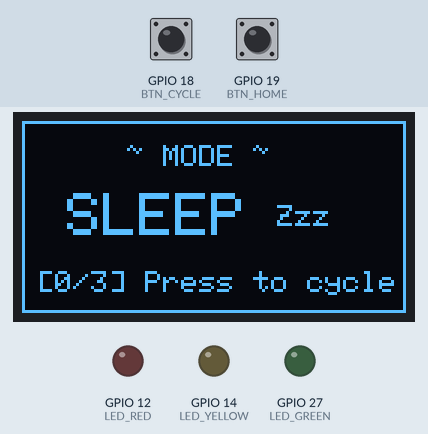
Simulated run of this program. Board: ESP32. On the bench: 128×64 one-colour display, output pins drawn as LEDs (lit = HIGH). Dashed ring = blinking. Inputs (shaded band) come from the test bench; at power-on: GPIO 18 (BTN_CYCLE) HIGH, GPIO 19 (BTN_HOME) HIGH.

Above: at 1.2 s.
1.3 s: GPIO 18 (BTN_CYCLE) pulled LOW for 0.15 s
At 1.52 s:
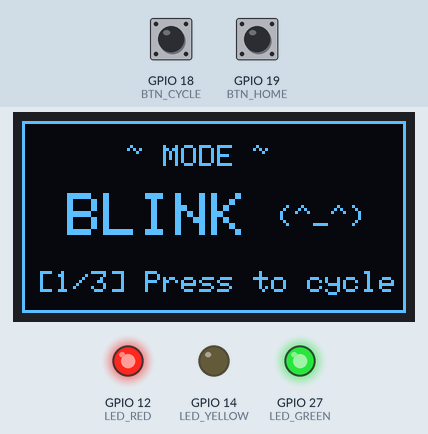
2.0 s: GPIO 18 (BTN_CYCLE) pulled LOW for 1 s
At 2.3 s:
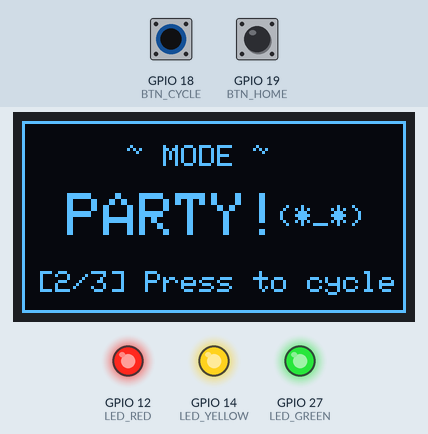
4.5 s: GPIO 18 (BTN_CYCLE) pulled LOW for 0.15 s
At 5.01 s:
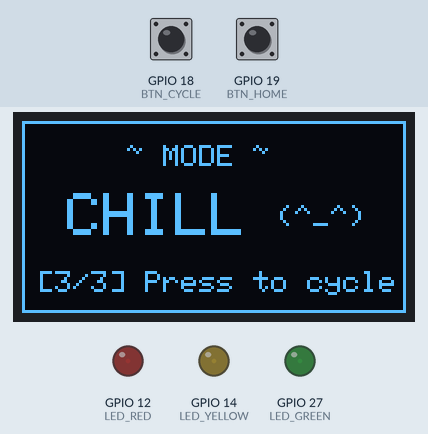
5.2 s: GPIO 19 (BTN_HOME) pulled LOW for 0.15 s
At 6.1 s:
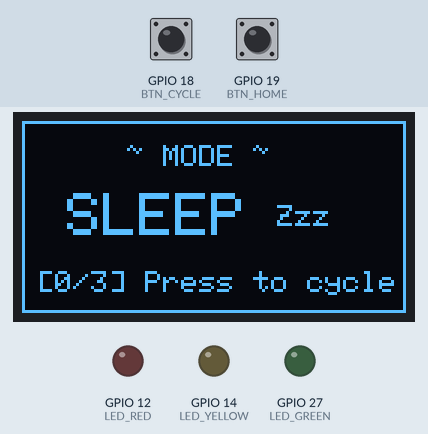
6.8 s: GPIO 18 (BTN_CYCLE) pulled LOW for 3.2 s
At 7.41 s:
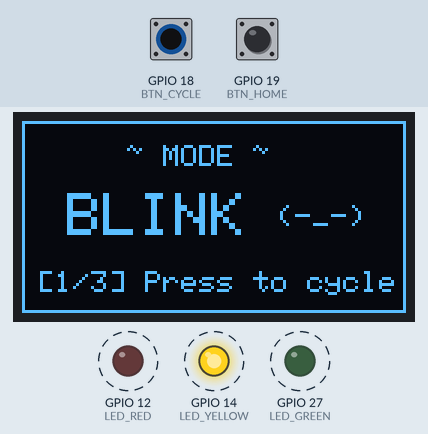
10.6 s: GPIO 18 (BTN_CYCLE) pulled LOW for 0.15 s
At 11.5 s:
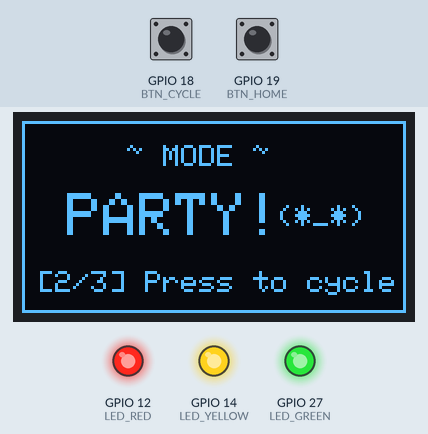
Timing chart, 0 to 13.2 s (numbered marks = the images above; inputs shaded):
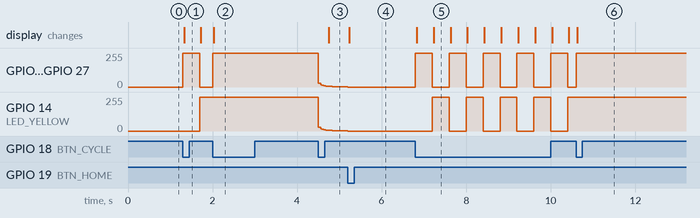

Measured:
- after the input at 1.3 s, GPIO 12 (LED_RED), GPIO 27 (LED_GREEN): 0/255 → 255/255 at once, → 0/255 0.40 s later; GPIO 14 (LED_YELLOW): 0/255 → 255/255 after 0.40 s; the display: changes at once (image 1)
- after the input at 2.0 s, GPIO 14 (LED_YELLOW): stops changing and stays 255/255; the display: changes at once (image 2)
- after the input at 4.5 s, GPIO 12 (LED_RED), GPIO 14 (LED_YELLOW), GPIO 27 (LED_GREEN): moves from 255/255 to 3/255 over 0.33 s, starting at once; the display: changes after 0.25 s (image 3)
- after the input at 5.2 s, the display: changes at once (image 4)
- after the input at 6.8 s, GPIO 12 (LED_RED), GPIO 27 (LED_GREEN): alternates 255/255 for 0.40 s and 0/255 for 0.40 s, starting at once; GPIO 14 (LED_YELLOW): alternates 255/255 for 0.40 s and 0/255 for 0.40 s, starting after 0.40 s; the display: first changes at once (image 5 shows a later state)
- after the input at 10.6 s, GPIO 14 (LED_YELLOW): stops changing and stays 255/255; the display: changes at once (image 6)
- what the display in image 5 shows lasts 0.4 s, from 7.2 s to 7.6 s

The program:

main.cpp
```cpp
#include <Arduino.h>
#include <Wire.h>
#include <Adafruit_GFX.h>
#include <Adafruit_SSD1306.h>

// ========== DISPLAY SETUP ==========
#define SCREEN_WIDTH 128
#define SCREEN_HEIGHT 64
Adafruit_SSD1306 display(SCREEN_WIDTH, SCREEN_HEIGHT, &Wire, -1);

// ========== PIN DEFINITIONS ==========
const uint8_t LED_RED    = 12;
const uint8_t LED_YELLOW = 14;
const uint8_t LED_GREEN  = 27;
const uint8_t BTN_CYCLE  = 18;  // Button to cycle through modes
const uint8_t BTN_HOME   = 19;  // Button to return to sleep mode

// ========== PWM CHANNELS ==========
const uint8_t PWM_RED_CH    = 0;
const uint8_t PWM_YELLOW_CH = 1;
const uint8_t PWM_GREEN_CH  = 2;

// ========== MODE SYSTEM ==========
enum DisplayMode {
  MODE_SLEEP = 0,
  MODE_DANCE = 1,
  MODE_PARTY = 2,
  MODE_BREATHE = 3,
  MODE_COUNT = 4  // Total number of modes
};
DisplayMode currentMode = MODE_SLEEP;

// ========== BUTTON FLAGS ==========
volatile bool requestModeChange = false;
volatile bool requestReset = false;
volatile uint32_t lastCyclePress = 0;
volatile uint32_t lastHomePress = 0;

// ========== ANIMATION TIMERS ==========
uint32_t animationTimer = 0;
uint32_t displayTimer = 0;
bool blinkState = false;

// ========== BUTTON INTERRUPT HANDLERS ==========
void IRAM_ATTR handleCycleButton() {
  uint32_t now = millis();
  if (now - lastCyclePress > 250) {  // 250ms debounce
    requestModeChange = true;
    lastCyclePress = now;
  }
}

void IRAM_ATTR handleHomeButton() {
  uint32_t now = millis();
  if (now - lastHomePress > 250) {  // 250ms debounce
    requestReset = true;
    lastHomePress = now;
  }
}

// ========== LED CONTROL FUNCTIONS ==========
void setAllLEDs(uint8_t red, uint8_t yellow, uint8_t green) {
  ledcWrite(PWM_RED_CH, red);
  ledcWrite(PWM_YELLOW_CH, yellow);
  ledcWrite(PWM_GREEN_CH, green);
}

void clearAllLEDs() {
  setAllLEDs(0, 0, 0);
}

uint8_t calculateBreathingValue() {
  // Create smooth breathing effect using cosine wave
  uint32_t t = millis() % 2500;  // 2.5 second cycle
  float phase = (float)t / 2500.0f;
  float wave = 0.5f * (1.0f - cosf(2.0f * PI * phase));  // 0.0 to 1.0

  // Apply gamma correction for perceptual smoothness
  float corrected = powf(wave, 2.2f);

  // Map to PWM range (3 to 255)
  return (uint8_t)(3 + corrected * 252 + 0.5f);
}

// ========== DISPLAY UPDATE ==========
void updateDisplay() {
  display.clearDisplay();
  display.drawRect(0, 0, SCREEN_WIDTH, SCREEN_HEIGHT, SSD1306_WHITE);
  display.setTextColor(SSD1306_WHITE);

  // Title
  display.setTextSize(1);
  display.setCursor(35, 8);
  display.print("~ MODE ~");

  // Mode name (large text)
  display.setTextSize(2);
  display.setCursor(15, 24);

  // Emoticon (small text)
  display.setTextSize(1);
  display.setCursor(85, 28);

  switch(currentMode) {
    case MODE_SLEEP:
      display.setCursor(15, 24);
      display.setTextSize(2);
      display.print("SLEEP");
      display.setTextSize(1);
      display.setCursor(85, 28);
      display.print("Zzz");
      break;

    case MODE_DANCE:
      display.setCursor(15, 24);
      display.setTextSize(2);
      display.print("BLINK");
      display.setTextSize(1);
      display.setCursor(85, 28);
      display.print(blinkState ? "(^_^)" : "(-_-)");
      break;

    case MODE_PARTY:
      display.setCursor(15, 24);
      display.setTextSize(2);
      display.print("PARTY!");
      display.setTextSize(1);
      display.setCursor(85, 28);
      display.print("(*_*)");
      break;

    case MODE_BREATHE:
      display.setCursor(15, 24);
      display.setTextSize(2);
      display.print("CHILL");
      display.setTextSize(1);
      display.setCursor(85, 28);
      display.print("(^_^)");
      break;
  }

  // Footer
  display.setCursor(5, 50);
  display.print("[");
  display.print((int)currentMode);
  display.print("/3] Press to cycle");

  display.display();
}

// ========== SETUP ==========
void setup() {
  Serial.begin(115200);

  // Initialize display
  display.begin(SSD1306_SWITCHCAPVCC, 0x3C);

  // Setup PWM channels
  ledcSetup(PWM_RED_CH, 5000, 8);      // 5kHz frequency, 8-bit resolution
  ledcSetup(PWM_YELLOW_CH, 5000, 8);
  ledcSetup(PWM_GREEN_CH, 5000, 8);

  // Attach pins to PWM channels
  ledcAttachPin(LED_RED, PWM_RED_CH);
  ledcAttachPin(LED_YELLOW, PWM_YELLOW_CH);
  ledcAttachPin(LED_GREEN, PWM_GREEN_CH);

  // Setup buttons with pull-up resistors
  pinMode(BTN_CYCLE, INPUT_PULLUP);
  pinMode(BTN_HOME, INPUT_PULLUP);

  // Attach interrupts (trigger on button press - falling edge)
  attachInterrupt(digitalPinToInterrupt(BTN_CYCLE), handleCycleButton, FALLING);
  attachInterrupt(digitalPinToInterrupt(BTN_HOME), handleHomeButton, FALLING);

  clearAllLEDs();
  updateDisplay();
}

// ========== MAIN LOOP ==========
void loop() {
  uint32_t now = millis();

  // Handle button presses
  if (requestReset) {
    currentMode = MODE_SLEEP;
    clearAllLEDs();
    requestReset = false;
  }

  if (requestModeChange) {
    currentMode = (DisplayMode)((currentMode + 1) % MODE_COUNT);
    clearAllLEDs();
    requestModeChange = false;
  }

  // Handle LED animations based on current mode
  switch(currentMode) {
    case MODE_SLEEP:
      // All LEDs off
      clearAllLEDs();
      break;

    case MODE_DANCE:
      // Alternate between two patterns every 400ms
      if (now - animationTimer >= 400) {
        animationTimer = now;
        blinkState = !blinkState;

        if (blinkState) {
          setAllLEDs(255, 0, 255);  // 2 outer ones
        } else {
          setAllLEDs(0, 255, 0);    // 1 inner one
        }
      }
      break;

    case MODE_PARTY:
      // All LEDs on full brightness
      setAllLEDs(255, 255, 255);
      break;

    case MODE_BREATHE:
      // Smooth breathing effect on all LEDs
      uint8_t brightness = calculateBreathingValue();
      setAllLEDs(brightness, brightness, brightness);
      break;
  }

  // Update display every 100ms
  if (now - displayTimer >= 100) {
    displayTimer = now;
    updateDisplay();
  }
}


// ---- TASK 2 ----

// #include <Arduino.h>
// #include <Wire.h>
// #include <Adafruit_GFX.h>
// #include <Adafruit_SSD1306.h>

// // ========== DISPLAY SETUP ==========
// #define SCREEN_WIDTH 128
// #define SCREEN_HEIGHT 64
// Adafruit_SSD1306 display(SCREEN_WIDTH, SCREEN_HEIGHT, &Wire, -1);

// // ========== PIN DEFINITIONS ==========
// const uint8_t LED_PIN    = 12;
// const uint8_t BTN_PIN    = 18;
// const uint8_t BUZZER_PIN = 23;

// // ========== PWM CHANNELS ==========
// const uint8_t PWM_LED_CH  = 0;  // Channel for LED brightness control
// const uint8_t PWM_BUZZ_CH = 3;  // Channel for buzzer tones

// // ========== BUTTON TIMING ==========
// const uint16_t DEBOUNCE_MS   = 200;
// const uint16_t LONG_PRESS_MS = 1500;  // 1.5s for long press

// // ========== BUTTON STATE ==========
// bool lastButtonState = HIGH;  // HIGH = not pressed (pull-up resistor)
// uint32_t lastChangeTime = 0;  // When button state last changed
// uint32_t pressStartTime = 0;  // When button was pressed down

// // ========== LED STATE ==========
// bool ledIsOn = false;

// // ========== DISPLAY MESSAGE ==========
// char eventMessage[24] = "READY";
// uint32_t messageTime = 0;

// // ========== TIMERS ==========
// uint32_t displayTimer = 0;

// // ========== LED CONTROL ==========
// void setLED(bool on) {
//   ledIsOn = on;
//   ledcWrite(PWM_LED_CH, on ? 255 : 0);
// }

// // ========== BUZZER CONTROL ==========
// void playBeep(uint32_t frequency, uint16_t durationMs) {
//   ledcAttachPin(BUZZER_PIN, PWM_BUZZ_CH);
//   ledcWriteTone(PWM_BUZZ_CH, frequency);
//   delay(durationMs);
//   ledcWriteTone(PWM_BUZZ_CH, 0);  // Stop tone
// }

// void playChirp() {
//   playBeep(1200, 120);  // Low tone
//   playBeep(1800, 120);  // High tone
// }

// // ========== MESSAGE DISPLAY ==========
// void showMessage(const char* message) {
//   strncpy(eventMessage, message, sizeof(eventMessage) - 1);
//   eventMessage[sizeof(eventMessage) - 1] = '\0';  // Ensure null termination
//   messageTime = millis();
// }

// // ========== OLED UPDATE ==========
// void updateDisplay() {
//   display.clearDisplay();
//   display.drawRect(0, 0, SCREEN_WIDTH, SCREEN_HEIGHT, SSD1306_WHITE);
//   display.setTextColor(SSD1306_WHITE);

//   // Title
//   display.setTextSize(1);
//   display.setCursor(8, 8);
//   display.print("~ TASK B: BUTTON ~");

//   // LED status (large text)
//   display.setTextSize(2);
//   display.setCursor(8, 26);
//   display.print("LED:");
//   display.setCursor(60, 26);
//   display.print(ledIsOn ? "ON " : "OFF");

//   // Event message (small text)
//   display.setTextSize(1);
//   display.setCursor(8, 45);
//   display.print("Event: ");
//   display.print(eventMessage);

//   display.display();
// }

// void setup() {
//   Serial.begin(115200);

//   // Initialize display
//   if (!display.begin(SSD1306_SWITCHCAPVCC, 0x3C)) {
//     Serial.println("OLED Init Failed!");
//     while (1);  // Halt if display fails
//   }

//   // Setup LED PWM
//   ledcSetup(PWM_LED_CH, 5000, 8);  // 5kHz, 8-bit resolution
//   ledcAttachPin(LED_PIN, PWM_LED_CH);
//   setLED(false);

//   // Setup buzzer PWM
//   ledcSetup(PWM_BUZZ_CH, 2000, 8);  // Placeholder frequency

//   // Setup button with pull-up resistor
//   pinMode(BTN_PIN, INPUT_PULLUP);

//   updateDisplay();
// }

// void loop() {
//   uint32_t now = millis();

//   bool currentButtonState = digitalRead(BTN_PIN);  // LOW = pressed, HIGH = released

//   // Check if button state changed (with debouncing)
//   if (currentButtonState != lastButtonState && (now - lastChangeTime) >= DEBOUNCE_MS) {
//     lastChangeTime = now;

//     if (currentButtonState == LOW) {
//       // Button just pressed down
//       pressStartTime = now;

//     } else {
//       // Button just released - determine what kind of press it was
//       uint32_t pressDuration = now - pressStartTime;

//       if (pressDuration >= LONG_PRESS_MS) {
//         // Long press detected
//         showMessage("LONG PRESS");
//         playChirp();

//       } else {
//         // Short press detected
//         setLED(!ledIsOn);  // Toggle LED
//         showMessage("SHORT PRESS");
//       }
//     }

//     lastButtonState = currentButtonState;
//   }

//   // ========== AUTO-CLEAR MESSAGE ==========
//   // Clear event message after 1.5 seconds
//   if (messageTime > 0 && (now - messageTime) > 1500) {
//     showMessage("READY");
//     messageTime = 0;
//   }

//   // ========== DISPLAY REFRESH ==========
//   // Update display every 100ms
//   if (now - displayTimer >= 100) {
//     displayTimer = now;
//     updateDisplay();
//   }
// }
```
